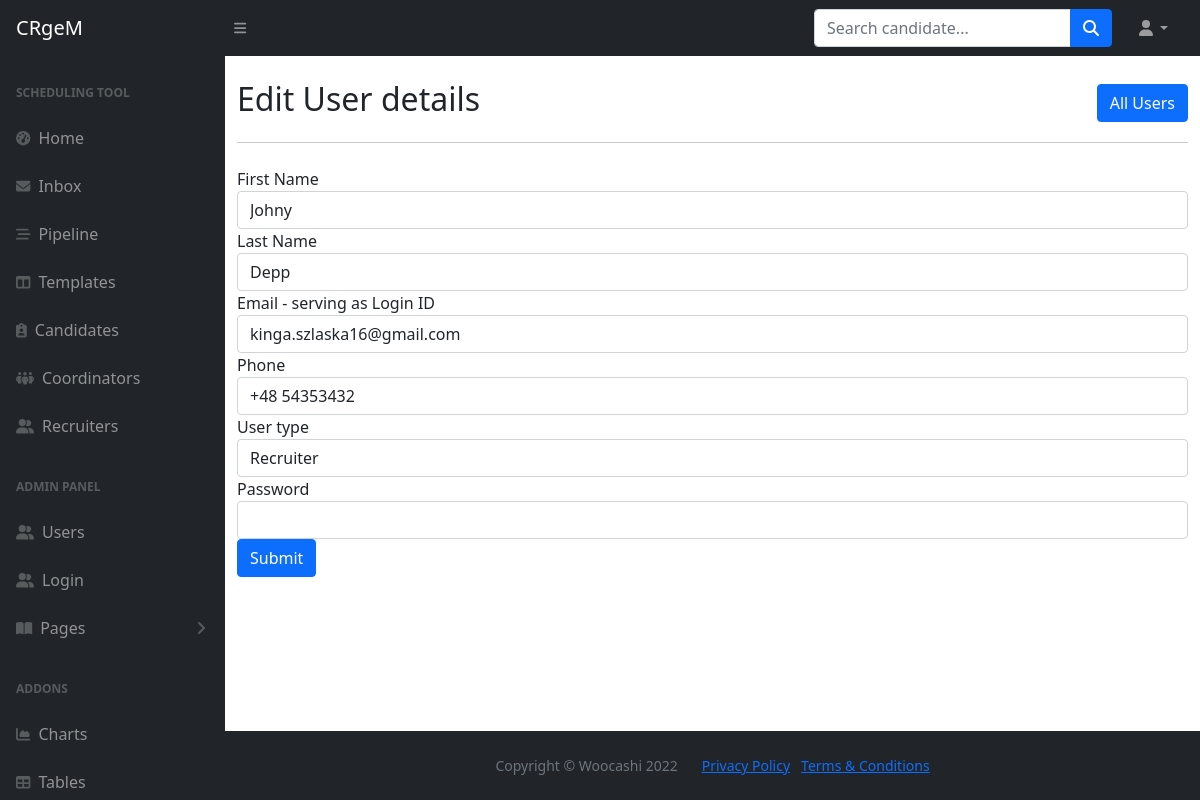
/users/edit/3?form=, run on an earlier commit of the app's database.
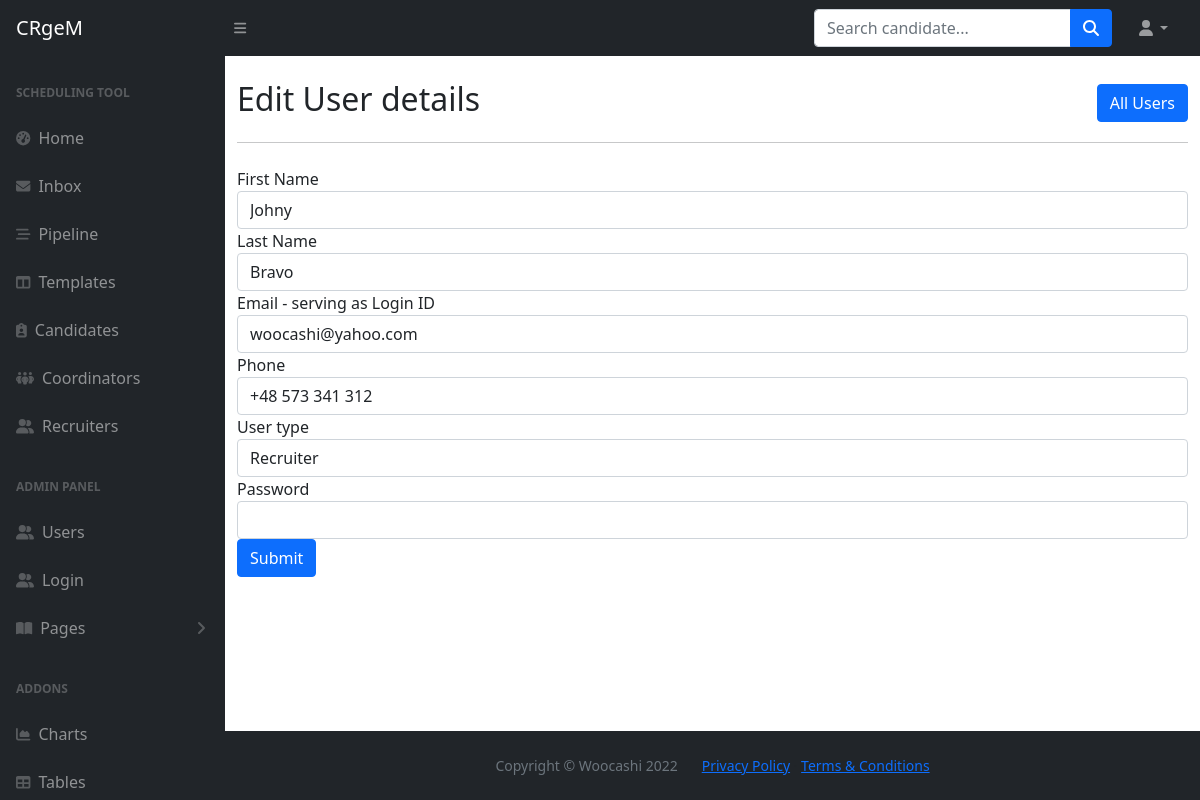
And on a later commit of the database.
### main.py (models this page shows)
class User(db.Model, UserMixin, Base):
    __tablename__="users"
    id = db.Column(db.Integer, primary_key=True)
    first_name = db.Column(db.String, nullable=False)
    last_name = db.Column(db.String, nullable=False)
    full_name = db.Column(db.String, nullable=False)
    email = db.Column(db.String, nullable=False, unique=True)
    phone = db.Column(db.String, nullable=False)
    type = db.Column(db.String, nullable=False)
    password = db.Column(db.String, nullable=False)
    interviews = relationship("Interview", back_populates="created_by")
    templates = relationship("Template", back_populates="created_by")
    candidates = relationship("Candidate", back_populates="created_by")
    tasks_sent = relationship("Task", primaryjoin="User.id==Task.sender_id", back_populates="from_user")
    tasks_received = relationship("Task", primaryjoin="User.id==Task.recipient_id", back_populates="to_user")
    tasks_delegated = relationship("Task", primaryjoin="User.id==Task.delegate_id", back_populates="delegated_by")

### main.py (the view, shortened to what this page needs)
@app.route('/users/edit/<int:user_id>', methods=["Post", "GET"])
def user_edit(user_id):
    user_to_edit = User.query.get(user_id)
    form = NewUserAdminForm(
        first_name=user_to_edit.first_name,
        last_name=user_to_edit.last_name,
        email=user_to_edit.email,
        phone=user_to_edit.phone,
        type=user_to_edit.type,
    )
    return render_template('user_edit.html', user_id=user_id, form=form)

### forms.py
class NewUserAdminForm(FlaskForm):
    first_name = StringField('First Name', validators=[DataRequired(message="First Name is required")])
    last_name = StringField('Last Name', validators=[DataRequired(message="Last Name is required")])
    email = StringField('Email - serving as Login ID', validators=[DataRequired(message="Email is required"), Email()])
    phone = StringField('Phone', validators=[DataRequired(message="Phone is required"), Length(min=10, message="Please make sure to add country code: eg. +48 573 341 312")])
    type = SelectField('User type', validators=[DataRequired(message="User type is required")], choices=['Recruiter', 'Coordinator', 'Admin'])
    password = PasswordField('Password', validators=[DataRequired(message="Password is required")])
    submit = SubmitField('Submit')

### templates/user_edit.html (shortened to what this page needs)
{% import "bootstrap/wtf.html" as wtf %}
{% include "header.html" %}
	<main>
		<div class="container mt-4">
			<div class="row d-flex align-items-center">
				<div class="col-lg-6">
					<h2>Edit User details</h2>
				</div>
				<div class="col-lg-6 d-flex justify-content-end">
					<a class="btn btn-primary" href="{{url_for('users')}}">All Users</a>
				</div>
			</div>
			<hr>
			<div class="mt-4">
				{{ wtf.quick_form(form, novalidate=True, button_map={"submit": "primary"}) }}
			</div>
		</div>
	</main>
{% include 'footer.html' %}

What changed in the data, as far as the page shows it:
changed User "Johny": last_name "Depp" → "Bravo"; email "kinga.szlaska16@gmail.com" → "woocashi@yahoo.com"; phone "+48 54353432" → "+48 573 341 312"
